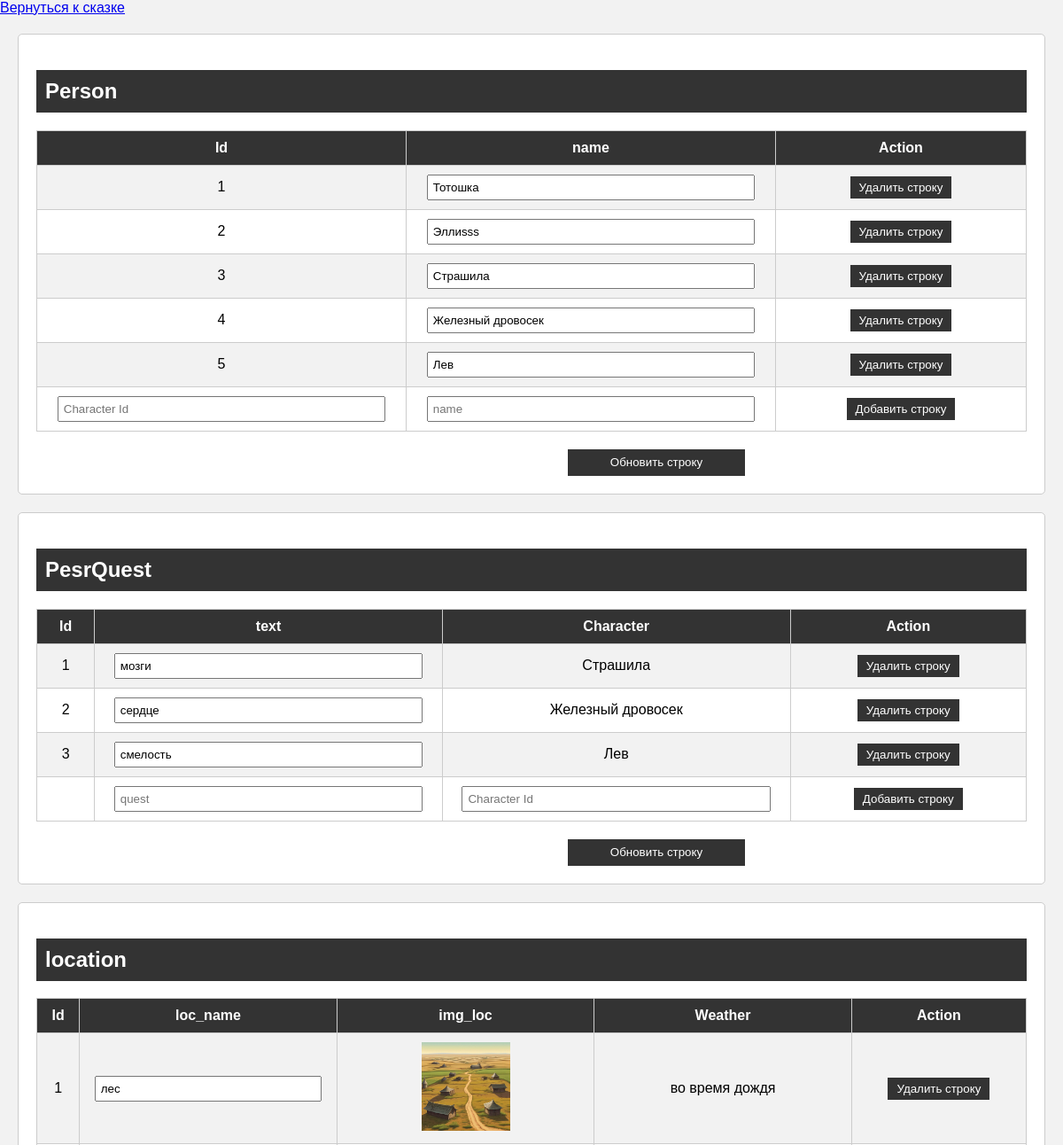
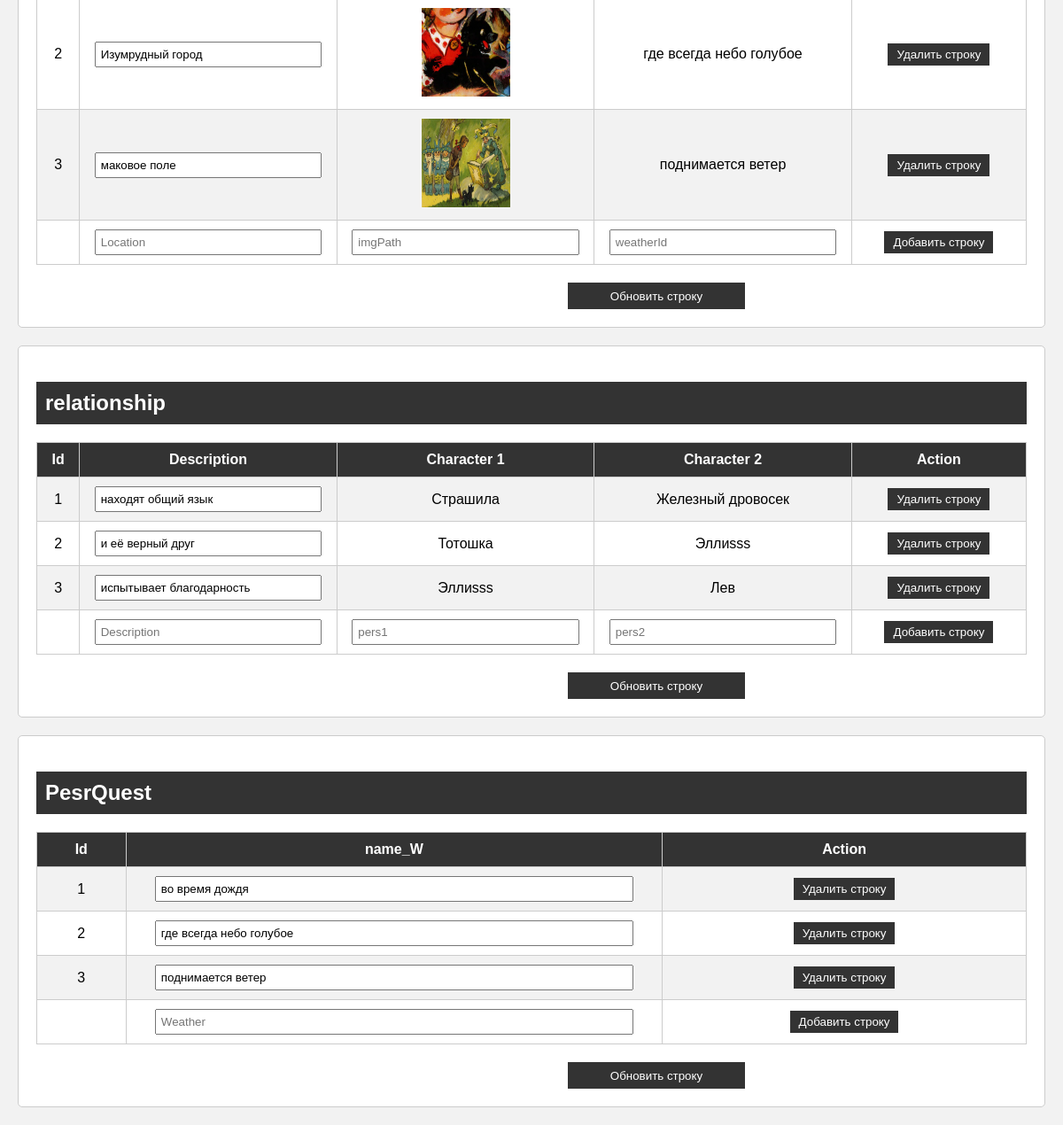
Screenshot of /php/adminPanel.php with the database file from the repository (2 pictures, top to bottom).
### tables this page shows
CREATE TABLE `Person` (
  `id` int(2) NOT NULL,
  `name` varchar(20) NOT NULL
);

CREATE TABLE `PesrQuest` (
  `id` int(2) NOT NULL,
  `text` varchar(20) NOT NULL,
  `id_pers` int(2) NOT NULL
);

CREATE TABLE `location` (
  `id` int(2) NOT NULL,
  `loc_name` varchar(20) NOT NULL,
  `img_loc` varchar(255) NOT NULL,
  `id_w` int(2) NOT NULL
);

CREATE TABLE `Weather` (
  `id` int(2) NOT NULL,
  `name_W` varchar(200) NOT NULL
);

CREATE TABLE `relationship` (
  `id` int(2) NOT NULL,
  `description` varchar(200) NOT NULL,
  `pers1` int(2) NOT NULL,
  `pers2` int(2) NOT NULL
);

### php/Person/Person.php (the view, shortened to what this page needs)
<?php
include 'connection.php';
?>
<div class="events-section">
    <h2>Person</h2>
    <form action="Person/UpdatePerson.php" method="post">
        <table border="1">
            <tr>
                <th>Id</th>
                <th>name</th>
                <th>Action</th>
            </tr>
            <?php
            $sql = "SELECT id, name FROM Person";
            $result = $conn->query($sql);
            while ($row = mysqli_fetch_assoc($result)) {
                $id = $row['id'];
                $name = $row['name'];
                echo "<tr>";
                echo "<td>$id</td>";
                echo "<td><input type='text' name='updatedPerson[$id][name]' value='$name'></td>";
                echo "<td><button type='submit' name='deletePerson' value='$id' formnovalidate>Удалить строку</button></td>";
                echo "</tr>";
            }
            echo "<tr>";
            echo "<td><input type='text' name='newCharacterId' placeholder='Character Id'></td>";
            echo "<td><input type='text' formnovalidate name='newname' placeholder='name'></td>";
            echo "<td><button type='submit' name='addPerson'>Добавить строку</button></td>";
            echo "</tr>";
            ?>
        </table>
        <button type="submit" name="updatePerson" class="UpDate">Обновить строку</button>
    </form>
</div>

### php/adminPanel.php (shortened to what this page needs)
<!DOCTYPE html>
<html lang="en">
<head>
    <link rel="stylesheet" href="../css/table.css" />
</head>
<body>
    <a href="index.php">Вернуться к сказке</a>
    <?php
    include("Person/Person.php");
    include("PesrQuest/PesrQuest.php");
    include("location/location.php");
    include("relationship/relationship.php");
    include("Weather/Weather.php");
    ?>
</body>
</html>

### php/PesrQuest/PesrQuest.php (shortened to what this page needs)
<?php
include 'connection.php';
?>
<div class="events-section">
    <h2>PesrQuest</h2>
    <form action="PesrQuest/UpdatePesrQuest.php" method="post">
        <table border="1">
            <tr>
                <th>Id</th>
                <th>text</th>
                <th>Character</th>
                <th>Action</th>
            </tr>
            <?php
            $sql = "SELECT PesrQuest.id, PesrQuest.text, PesrQuest.id_pers, Person.name as character_name
                    FROM PesrQuest
                    LEFT JOIN Person ON PesrQuest.id_pers = Person.id";
            $result = $conn->query($sql);
            while ($row = mysqli_fetch_assoc($result)) {
                $id = $row['id'];
                $text = $row['text'];
                $character_name = $row['character_name'];
                echo "<tr>";
                echo "<td>$id</td>";
                echo "<td><input type='text' name='updatedQuest[$id][text]' value='$text'></td>";
                echo "<td>$character_name</td>";
                echo "<td><button type='submit' name='deleteQuest' value='$id' formnovalidate>Удалить строку</button></td>";
                echo "</tr>";
            }
            echo "<tr>";
            echo "<td></td>";
            echo "<td><input type='text' formnovalidate name='newQuest' placeholder='quest'></td>";
            echo "<td><input type='text' name='newCharacterId' placeholder='Character Id'></td>";
            echo "<td><button type='submit' name='addQuest'>Добавить строку</button></td>";
            echo "</tr>";
            ?>
        </table>
        <button type="submit" name="updateQuest" class="UpDate">Обновить строку</button>
    </form>
</div>

### php/location/location.php (shortened to what this page needs)
<?php
include 'connection.php';
?>
<div class="events-section">
    <h2>location</h2>
    <form action="location/UpdateLocation.php" method="post">
        <table border="1">
            <tr>
                <th>Id</th>
                <th>loc_name</th>
                <th>img_loc</th>
                <th>Weather</th>
                <th>Action</th>
            </tr>
            <?php
            $sql = "SELECT location.id, location.loc_name, location.img_loc, weather.name_W as weather_name
                    FROM location
                    LEFT JOIN Weather ON location.id_W = weather.id";
            $result = $conn->query($sql);
            while ($row = mysqli_fetch_assoc($result)) {
                $id = $row['id'];
                $loc_name = $row['loc_name'];
                $img_loc = $row['img_loc'];
                $weather_name = $row['weather_name'];
                echo "<tr>";
                echo "<td>$id</td>";
                echo "<td><input type='text' name='updatedLocation[$id][loc_name]' value='$loc_name'></td>";
                echo "<td><img width='100' height='100' src=".$img_loc."</td>";
                echo "<td>$weather_name</td>";
                echo "<td><button type='submit' name='deleteLocation' value='$id' formnovalidate>Удалить строку</button></td>";
                echo "</tr>";
            }
            echo "<tr>";
            echo "<td></td>";
            echo "<td><input type='text' name='newLocName' placeholder='Location'></td>";
            echo "<td><input type='text' name='imgPath' placeholder='imgPath'></td>";
            echo "<td><input type='text' formnovalidate name='newWeather' placeholder='weatherId'></td>";
            echo "<td><button type='submit' name='addLocation'>Добавить строку</button></td>";
            echo "</tr>";
            ?>
        </table>
        <button type="submit" name="updateLocation" class="UpDate">Обновить строку</button>
    </form>
</div>

### php/relationship/relationship.php (shortened to what this page needs)
<?php
include 'connection.php';
?>
<div class="events-section">
    <h2>relationship</h2>
    <form action="relationship/UpdateRelationship.php" method="post">
        <table border="1">
            <tr>
                <th>Id</th>
                <th>Description</th>
                <th>Character 1</th>
                <th>Character 2</th>
                <th>Action</th>
            </tr>
            <?php
            $sql = "SELECT relationship.id, relationship.description,
                           relationship.pers1, relationship.pers2,
                           p1.name as pers1_name, p2.name as pers2_name
                    FROM relationship
                    LEFT JOIN Person p1 ON relationship.pers1 = p1.id
                    LEFT JOIN Person p2 ON relationship.pers2 = p2.id";
            $result = $conn->query($sql);
            while ($row = mysqli_fetch_assoc($result)) {
                $id = $row['id'];
                $description = $row['description'];
                $pers1_name = $row['pers1_name'];
                $pers2_name = $row['pers2_name'];
                echo "<tr>";
                echo "<td>$id</td>";
                echo "<td><input type='text' name='updatedDescription[$id][description]' value='$description'></td>";
                echo "<td>$pers1_name</td>";
                echo "<td>$pers2_name</td>";
                echo "<td><button type='submit' name='deleteDescription' value='$id' formnovalidate>Удалить строку</button></td>";
                echo "</tr>";
            }
            echo "<tr>";
            echo "<td></td>";
            echo "<td><input type='text' formnovalidate name='newDescription' placeholder='Description'></td>";
            echo "<td><input type='text' name='newpers1' placeholder='pers1'></td>";
            echo "<td><input type='text' name='newpers2' placeholder='pers2'></td>";
            echo "<td><button type='submit' name='addDescription'>Добавить строку</button></td>";
            echo "</tr>";
            ?>
        </table>
        <button type="submit" name="updateRelationship" class="UpDate">Обновить строку</button>
    </form>
</div>

### php/Weather/Weather.php (shortened to what this page needs)
<?php
include 'connection.php';
?>
<div class="events-section">
    <h2>PesrQuest</h2>
    <form action="Weather/UpdateWeather.php" method="post">
        <table border="1">
            <tr>
                <th>Id</th>
                <th>name_W</th>
                <th>Action</th>
            </tr>
            <?php
            $sql = "SELECT id, name_W FROM Weather";
            $result = $conn->query($sql);
            while ($row = mysqli_fetch_assoc($result)) {
                $id = $row['id'];
                $name_W = $row['name_W'];
                echo "<tr>";
                echo "<td>$id</td>";
                echo "<td><input type='text' name='updatedWeather[$id][name_W]' value='$name_W'></td>";
                echo "<td><button type='submit' name='deleteWeather' value='$id' formnovalidate>Удалить строку</button></td>";
                echo "</tr>";
            }
            echo "<tr>";
            echo "<td></td>";
            echo "<td><input type='text' formnovalidate name='newWeather' placeholder='Weather'></td>";
            echo "<td><button type='submit' name='addWeather'>Добавить строку</button></td>";
            echo "</tr>";
            ?>
        </table>
        <button type="submit" name="updateWeather" class="UpDate">Обновить строку</button>
    </form>
</div>

### css/table.css (style rules this page uses)
body { font-family: Arial, sans-serif; background-color: #f2f2f2; margin: 0; padding: 0; }
h2 { background-color: #333; color: #fff; padding: 10px; }
.events-section { margin: 20px; padding: 20px; background-color: #fff; border: 1px solid #ccc; border-radius: 5px; }
table { width: 100%; border-collapse: collapse; }
table, th, td { border: 1px solid #ccc; }
th, td { padding: 10px; text-align: center; vertical-align: middle; }
th { background-color: #333; color: #fff; }
tr:nth-child(even) { background-color: #f2f2f2; }
input[type="text"] { width: 90%; padding: 5px; }
button { background-color: #333; color: #fff; border: none; padding: 5px 10px; cursor: pointer; }
.UpDate { width: 200px; height: 30px; margin-top: 20px; margin-left: 600px; }

### rows the page displays
person: id "1", name "Тотошка"
person: id "2", name "Эллиsss"
person: id "3", name "Страшила"
person: id "4", name "Железный дровосек"
person: id "5", name "Лев"
pesrquest: id "1", text "мозги", id_pers.name "Страшила"
pesrquest: id "2", text "сердце", id_pers.name "Железный дровосек"
pesrquest: id "3", text "смелость", id_pers.name "Лев"
location: id "1", loc_name "лес", shows a picture, id_w.name_W "во время дождя"
location: id "2", loc_name "Изумрудный город", shows a picture, id_w.name_W "где всегда небо голубое"
location: id "3", loc_name "маковое поле", shows a picture, id_w.name_W "поднимается ветер"
relationship: id "1", description "находят общий язык", pers1.name "Страшила", pers2.name "Железный дровосек"
relationship: id "2", description "и её верный друг", pers1.name "Тотошка", pers2.name "Эллиsss"
relationship: id "3", description "испытывает благодарность", pers1.name "Эллиsss", pers2.name "Лев"
weather: id "1", name_W "во время дождя"
weather: id "2", name_W "где всегда небо голубое"
weather: id "3", name_W "поднимается ветер"
